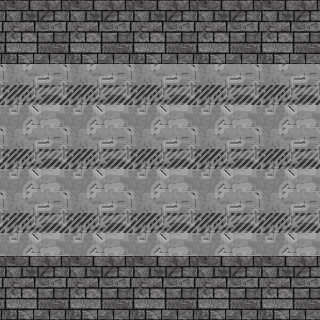

A 2D game scene composited from a Tiled map and its tileset images. What follows is a short description and the map's XML, with each tile layer's data collapsed to a summary:
An orthogonal 5x5 tile map with 64x64 px tiles, 3 tile layers (Background, Dynamic_Obstacles, Walls).

<map version="1.0" orientation="orthogonal" renderorder="right-down" width="5" height="5" tilewidth="64" tileheight="64" nextobjectid="1">
 <tileset firstgid="1" name="64pxTileSet" tilewidth="64" tileheight="64">
  <image source="../64pxTileSet.png" width="1472" height="128" />
 </tileset>
 <layer name="Background" width="5" height="5">
  <data>[25 cells, 25 non-empty, 1 distinct tile ids]</data>
 </layer>
 <layer name="Dynamic_Obstacles" width="5" height="5">
  <data>[25 cells, 0 non-empty, 0 distinct tile ids]</data>
 </layer>
 <layer name="Walls" width="5" height="5">
  <data>[25 cells, 10 non-empty, 1 distinct tile ids]</data>
 </layer>
</map>
